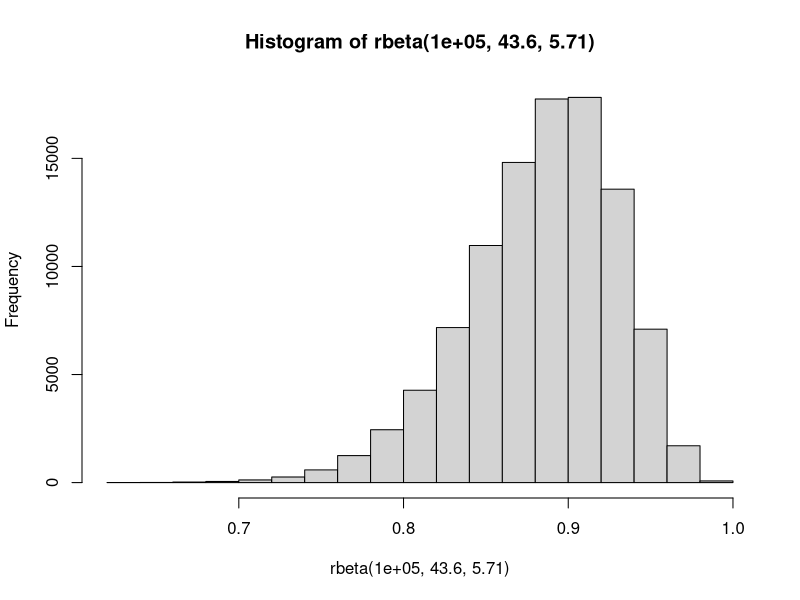

R code for this plot:
## ---- chunk 1
hist(rbeta(1e5,43.60,5.71))
## ---- chunk 2
##########
#Functions
##########

behavior<-function(pars){
  states<-c()
  
  #initial state is traveling
  states[1]<-(1)
  
  for(x in 2:pars$draws){
    
    #probability of staying, or switching, to traveling state
    travel_prob=pars$alpha %>% filter(Previous_State==states[x-1]) %>% sample_n(1) %>% .$value
    
    #pick next state
    states[x]<-rbinom(1,1,travel_prob)
  }
  
  #total hours of foraging
return(states)
}
## ---- chunk 3
#Traveling state function

traveling_state<-function(pars){
    
    #Cost of traveling
    energy<-metabolic_traveling(pars)
    
  return(energy)
  }
 
## ---- chunk 4

#Foraging state function

foraging_state<-function(pars){
    divecount<-rpois(1,pars$lambda_count2)
    
    dive_energy<-c()
    for(dive in 1:divecount){
      
      #dive length
      divedepth<-rnorm(1,pars$depth_mu2,pars$depth_tau2)  
      
      #lunges 
      lunges<-sim_lunges(divedepth)
      
      #gain per lunge
      gain_lunge<-sim_lgain(lunges)
      
      #costs per lunche
      cost_lunge<-sim_lcost(lunges)
      
      dive_energy[x]<-gain_lunge-cost_lunge
    }
    
    #sum across dives
    energy<-sum(dive_energy)
     return(energy)
  }
 
## ---- chunk 5

#Simulation ID

#format parameter sheet
generate_pars<-function(){
  simid<-runif(1,0,10000000)
  
}

simulation<-function(pars){
  
  #foraging states in a given time interval
  states<-behavior(pars)
  
  #time foraging periods
  for (state in 1:states){
    
    #if foraging
    if(state==1){
      energy[x]<-foraging_state()
    } else{
      energy[x]<-traveling()
    }
  }
  
  #Convert energy to calories
  energy * metabolic_efficiency
  
}
